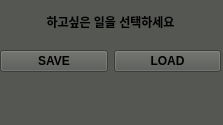
<?xml version="1.0" encoding="UTF-8"?>
<ui version="4.0">
 <class>MainWindow</class>
 <widget class="QMainWindow" name="MainWindow">
  <property name="geometry">
   <rect>
    <x>0</x>
    <y>0</y>
    <width>223</width>
    <height>125</height>
   </rect>
  </property>
  <property name="windowTitle">
   <string>MainWindow</string>
  </property>
  <property name="styleSheet">
   <string notr="true">background-color: rgb(85, 87, 83);</string>
  </property>
  <widget class="QWidget" name="centralwidget">
   <widget class="QWidget" name="">
    <property name="geometry">
     <rect>
      <x>0</x>
      <y>0</y>
      <width>221</width>
      <height>72</height>
     </rect>
    </property>
    <layout class="QGridLayout" name="gridLayout_2">
     <item row="1" column="0">
      <widget class="QPushButton" name="save_windows">
       <property name="minimumSize">
        <size>
         <width>0</width>
         <height>0</height>
        </size>
       </property>
       <property name="font">
        <font>
         <weight>75</weight>
         <bold>true</bold>
        </font>
       </property>
       <property name="styleSheet">
        <string notr="true">background-color: rgb(85, 87, 83);</string>
       </property>
       <property name="text">
        <string>SAVE</string>
       </property>
       <property name="iconSize">
        <size>
         <width>16</width>
         <height>16</height>
        </size>
       </property>
      </widget>
     </item>
     <item row="1" column="1">
      <widget class="QPushButton" name="load_windows">
       <property name="font">
        <font>
         <weight>75</weight>
         <bold>true</bold>
        </font>
       </property>
       <property name="layoutDirection">
        <enum>Qt::LeftToRight</enum>
       </property>
       <property name="styleSheet">
        <string notr="true">background-color: rgb(85, 87, 83);</string>
       </property>
       <property name="text">
        <string>LOAD</string>
       </property>
       <property name="iconSize">
        <size>
         <width>16</width>
         <height>16</height>
        </size>
       </property>
      </widget>
     </item>
     <item row="0" column="0" colspan="2">
      <widget class="QLabel" name="label">
       <property name="font">
        <font>
         <weight>75</weight>
         <bold>true</bold>
        </font>
       </property>
       <property name="styleSheet">
        <string notr="true"/>
       </property>
       <property name="text">
        <string>하고싶은 일을 선택하세요</string>
       </property>
       <property name="alignment">
        <set>Qt::AlignCenter</set>
       </property>
      </widget>
     </item>
    </layout>
   </widget>
  </widget>
  <widget class="QMenuBar" name="menubar">
   <property name="geometry">
    <rect>
     <x>0</x>
     <y>0</y>
     <width>223</width>
     <height>25</height>
    </rect>
   </property>
  </widget>
  <widget class="QStatusBar" name="statusbar"/>
 </widget>
 <resources/>
 <connections/>
</ui>
